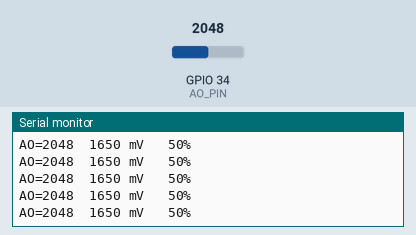
Simulated run of this sketch. Board: ESP32. Parts: the last lines printed to the serial monitor. The test bench sets the inputs (shaded band); at power-on: GPIO 34 (AO_PIN) = 2048.

Above: at 1.2 s.
1.3 s: GPIO 34 (AO_PIN) set to 1228
At 1.56 s:
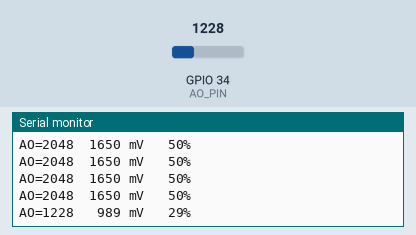
3.3 s: GPIO 34 (AO_PIN) set to 491
At 3.56 s:
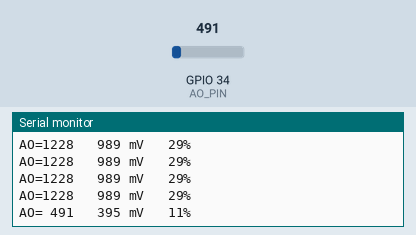
5.3 s: GPIO 34 (AO_PIN) set to 0
At 5.57 s:
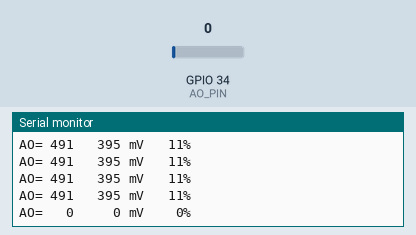
7.3 s: GPIO 34 (AO_PIN) set to 4095
At 7.57 s:
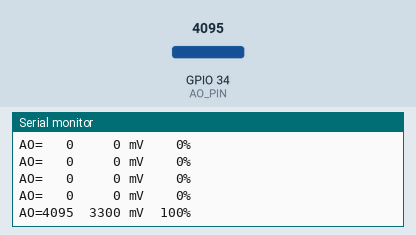

The sketch:

S30_Knob_Pot.ino
```cpp
/*
  BuiltByTyler Sensor Kit - S30 KNOB (10k rotary pot)
  Board: ESP32-WROOM-32 DevKit V1 (30-pin), Arduino-ESP32 core 3.x, "ESP32 Dev Module"

  Reads the knob: turn clockwise = higher AO (0..4095).

  Wiring (module pin -> ESP32 pin):
    GND  -> GND
    VCC  -> 3V3
    AO   -> GPIO 34

  Library: none needed
  Serial Monitor: 115200 baud
*/

#define AO_PIN   34

void setup() {
  Serial.begin(115200);
}

void loop() {
  int ao = analogRead(AO_PIN);             // 0..4095
  int mv = analogReadMilliVolts(AO_PIN);   // 0..~3300 mV
  int percent = ao * 100 / 4095;
  Serial.printf("AO=%4d  %4d mV  %3d%%\n", ao, mv, percent);
  delay(200);
}
```

Measured:
- after the input at 1.3 s, the serial monitor: prints a new line after 0.10 s (image 1)
- after the input at 3.3 s, the serial monitor: prints a new line after 0.11 s (image 2)
- after the input at 5.3 s, the serial monitor: prints a new line after 0.11 s (image 3)
- after the input at 7.3 s, the serial monitor: prints a new line after 0.11 s (image 4)
